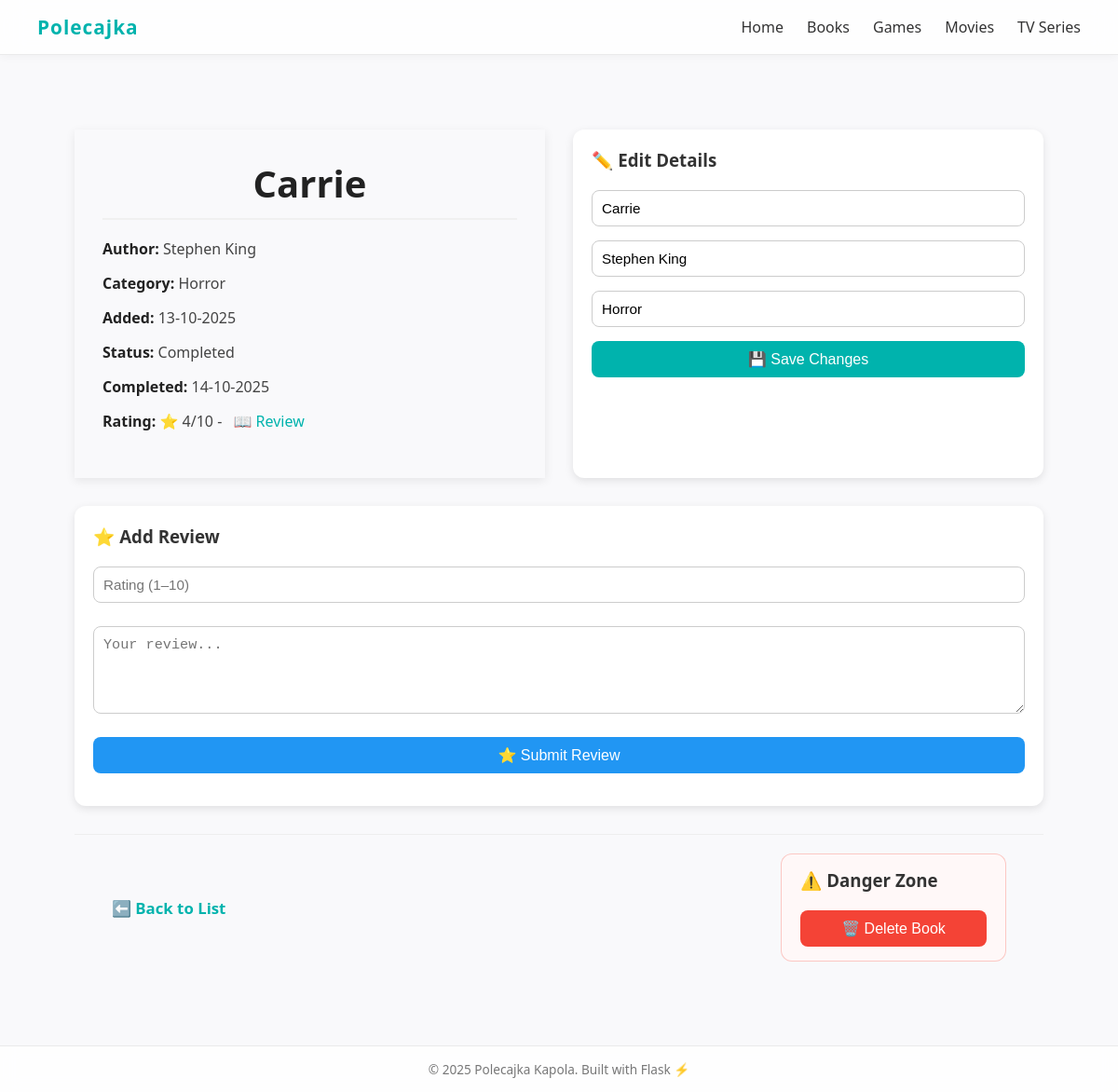
Screenshot of /book/1 with the database file from the repository.
### tables this page shows
CREATE TABLE "books" (
	"id"	INTEGER,
	"title"	TEXT NOT NULL,
	"author"	TEXT,
	"category"	TEXT,
	"status"	TEXT DEFAULT 'To Read',
	"date_added"	TEXT,
	PRIMARY KEY("id" AUTOINCREMENT)
);

CREATE TABLE reviews (
    id INTEGER PRIMARY KEY AUTOINCREMENT,
    book_id INTEGER,
    rating INTEGER,
    review TEXT,
    date_finished TEXT,
    FOREIGN KEY(book_id) REFERENCES books(id) ON DELETE CASCADE
);

### app.py (the view)
@app.route("/book/<int:book_id>")
def book_detail(book_id):
    book = get_book_by_id(book_id)
    return render_template("book.html", book=book)

### app.py (called while the page is built)
def get_book_by_id(book_id):
    conn = get_connection()
    cur = conn.cursor()
    cur.execute("""
        SELECT b.id, b.title, b.author, b.category, b.status, b.date_added,
               r.date_finished, r.rating, r.review
        FROM books b
        LEFT JOIN reviews r ON b.id = r.book_id
        WHERE b.id = ?
    """, (book_id,))
    book = cur.fetchone()
    conn.close()
    return book

### db_init.py (called while the page is built)
def get_connection():
    conn = sqlite3.connect(DB_NAME)
    conn.row_factory = sqlite3.Row
    conn.execute("PRAGMA foreign_keys = ON")  # 🔥 włącza klucze obce
    return conn

### templates/book.html (shortened to what this page needs)
{% extends "base.html" %}
{% block content %}
<div class="book-container">
    <div class="top-section-grid">
        <div class="book-card">
            <h1 class="book-title">{{ book['title'] }}</h1>
            <div class="details-grid">
                <p class="book-meta"><strong>Author:</strong> {{ book['author'] }}</p>
                <p class="book-meta"><strong>Category:</strong> {{ book['category'] }}</p>
                <p class="book-meta"><strong>Added:</strong> {{ book['date_added'] }}</p>
                <p class="book-meta"><strong>Status:</strong> {{ book['status'] }}</p>
                {% if book['status'] == 'Completed' %}
                <p class="book-meta finished"><strong>Completed:</strong> {{ book['date_finished'] }}</p>
                {% endif %}
                {% if book['rating'] %}
                <p class="book-meta rating">
                    <strong>Rating:</strong> ⭐ {{ book['rating'] }}/10
                    {% if book['review'] %}
                    - <span class="review-button" onclick="openReviewModal(event)">📖 Review</span>
                    {% endif %}
                </p>
                {% endif %}
            </div>
        </div>
        <div class="card edit-card">
            <h3>✏️ Edit Details</h3>
            <form action="{{ url_for('edit_book_route', book_id=book['id']) }}" method="POST" class="form">
                <input type="text" name="title" value="{{ book['title'] }}" placeholder="Title">
                <input type="text" name="author" value="{{ book['author'] }}" placeholder="Author">
                <input type="text" name="category" value="{{ book['category'] }}" placeholder="Category">
                <button type="submit" class="btn-primary">💾 Save Changes</button>
            </form>
        </div>
    </div>
    <div class="card review-card">
        <h3>⭐ Add Review</h3>
        <form action="{{ url_for('complete', book_id=book['id']) }}" method="POST" class="form">
            <input type="number" name="rating" min="1" max="10" placeholder="Rating (1–10)" required>
            <textarea name="review" placeholder="Your review..." rows="4" class="resizable-textarea"></textarea>
            <button type="submit" class="btn-secondary">⭐ Submit Review</button>
        </form>
    </div>
    <div class="action-footer">
        <a href="{{ url_for('index') }}" class="back-link">⬅️ Back to List</a>
        <div class="card danger-zone">
            <h3>⚠️ Danger Zone</h3>
            <form id="deleteForm" action="{{ url_for('delete', book_id=book['id']) }}" method="POST">
                <button type="button" class="btn-danger" onclick="confirmDelete('{{ book['title'] }}', '{{ book['author'] }}')">
                    🗑️ Delete Book
                </button>
            </form>
        </div>
    </div>
</div>
{% endblock %}

### static/style.css (style rules this page uses)
* { margin: 0; padding: 0; box-sizing: border-box; }
:root { --color-primary: #00b3ad; --color-primary-dark: #009a94; --color-text-dark: #222; --color-text-light: #666; --color-background: #f9f9fb; --color-card-bg: #fff; --color-border-light: rgba(0, 0, 0, 0.08); --color-accent-blue: #2196f3; --color-danger: #f44336; }
body { font-family: 'Segoe UI', Roboto, sans-serif; background: var(--color-background); color: var(--color-text-dark); min-height: 100vh; display: flex; flex-direction: column; }
form { display: flex; gap: 10px; flex-wrap: wrap; align-items: center; margin-bottom: 15px; }
input, select, button { padding: 8px 12px; border-radius: 6px; border: 1px solid #ccc; font-size: 0.95rem; }
button { background: var(--color-primary); color: white; border: none; font-weight: 600; cursor: pointer; transition: background 0.25s, transform 0.1s; }
.book-container { display: flex; flex-direction: column; gap: 30px; padding: 40px; max-width: 1200px; margin: 0 auto; align-items: center; width: 100%; }
.top-section-grid { display: grid; grid-template-columns: 1fr 1fr; gap: 30px; width: 100%; align-items: stretch; }
.card { background: var(--color-card-bg); border-radius: 12px; padding: 20px; box-shadow: 0 3px 10px rgba(0,0,0,0.1); height: fit-content; transition: transform 0.2s, box-shadow 0.2s; }
.card h3 { margin-bottom: 15px; font-weight: 600; color: #333; }
.book-card { padding: 30px; box-shadow: 0 3px 10px rgba(0, 0, 0, 0.08); text-align: left; height: 100%; }
.book-title { font-size: 2.5rem; color: #222; margin-bottom: 20px; padding-bottom: 10px; border-bottom: 2px solid #f0f0f0; text-align: center; }
.details-grid { display: grid; grid-template-columns: repeat(auto-fit, minmax(280px, 1fr)); gap: 15px 30px; margin-bottom: 20px; }
.book-meta { color: #444; font-size: 1rem; margin: 0; }
.book-meta strong { color: #222; font-weight: 600; }
.review-button { cursor: pointer; color: #00b3ad; font-weight: 500; margin-left: 8px; transition: color 0.25s, transform 0.2s; text-decoration: none; }
.edit-card { height: 100%; }
.edit-card form { display: flex; flex-direction: column; height: auto; gap: 0; }
.review-card { width: 100%; }
.form input, .form textarea { width: 100%; margin: 5px 0 10px; padding: 10px; border: 1px solid #ccc; border-radius: 8px; font-size: 0.95rem; resize: none; }
.resizable-textarea { resize: vertical !important; overflow: auto; min-height: 80px; padding: 10px; border-radius: 6px; border: 1px solid #ccc; font-size: 0.95rem; }
.btn-primary, .btn-secondary, .btn-danger { width: 100%; padding: 10px; border: none; border-radius: 8px; font-size: 1rem; color: white; cursor: pointer; transition: transform 0.1s, opacity 0.2s; font-weight: 500; margin-top: 5px; }
.btn-primary { background-color: var(--color-primary); }
.btn-secondary { background-color: var(--color-accent-blue); }
.btn-danger { background-color: var(--color-danger); }
.action-footer { max-width: 1200px; width: 100%; margin: 0 auto; display: flex; justify-content: space-between; align-items: center; padding: 20px 40px 10px; border-top: 1px solid #eee; }
.back-link { display: block; text-align: left; color: var(--color-primary); text-decoration: none; font-weight: bold; font-size: 1.05rem; flex-grow: 0; }
.danger-zone { border: 1px solid #f4433644; background: #fff8f8; padding: 15px 20px; box-shadow: none; height: auto; border-radius: 12px; }
.danger-zone h3 { margin-bottom: 10px; }
.danger-zone form { margin: 0; display: block; }
.danger-zone button { width: 200px; font-weight: normal; margin-top: 10px; }

### rows the page displays
books: title "Carrie", author "Stephen King", category "Horror", date_added "13-10-2025", status "Completed"
reviews: date_finished "14-10-2025", rating "4"
